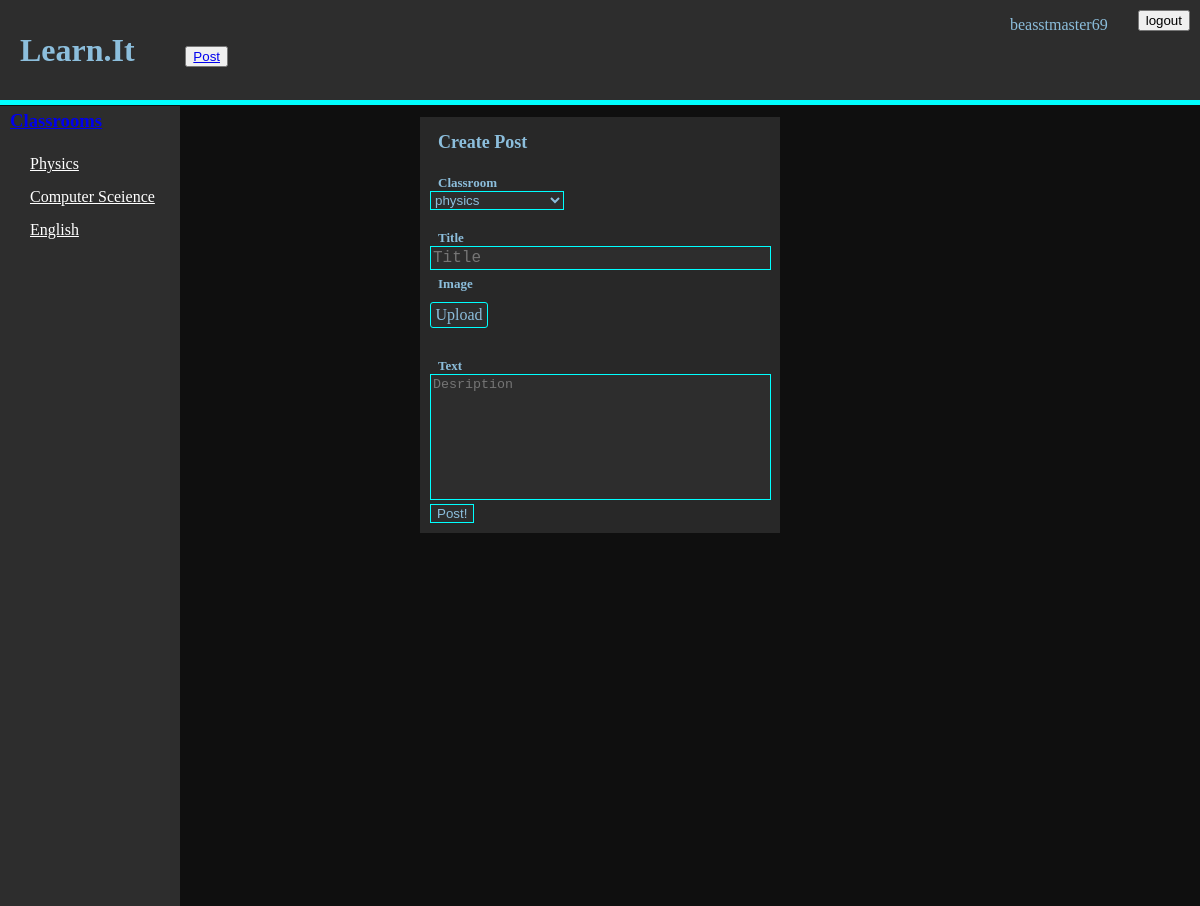
The app's page /Post (signed in), older data.
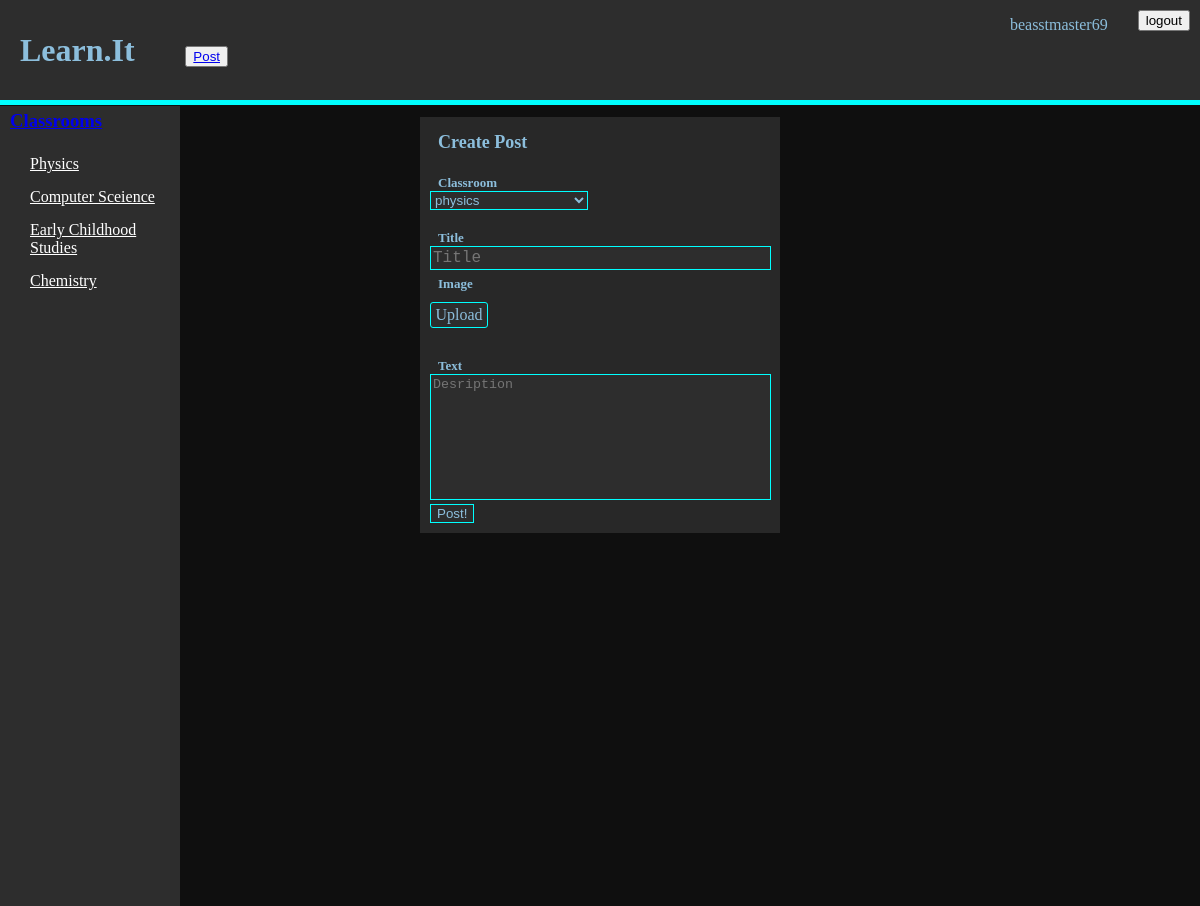
The same page, newer data.
### tables this page shows
CREATE TABLE User (id INTEGER PRIMARY KEY, name STRING, description TEXT, PorPic TEXT, password STRING);

CREATE TABLE User_Classroom (Uid INTEGER REFERENCES User (id), Cid INTEGER REFERENCES classroom (id), Admin BOOLEAN NOT NULL);

CREATE TABLE classroom (id INTEGER PRIMARY KEY, name STRING, description TEXT, ProPic TEXT);

### main.py (the view)
@app.route("/Post")
def Post():
    classes = do_query("""select classroom.name, Cid from User_Classroom
                        join classroom ON classroom.id = Cid WHERE Uid = ?;
                        """, (int(session["_User"]),), None)
    id = session["_User"]
    name = do_query("SELECT name from User where id = ?",
                    (session["_User"],), "fetch")
    return render_template("Post.html", title="Post", classrooms=classes,
                           uid=id, user_name=name)

### main.py (called while the page is built)
def do_query(query, data, fetch):
    conn = sqlite3.connect("learnit.db")
    cur = conn.cursor()
    cur.execute(query, data)
    if fetch is None:
        result = cur.fetchall()
    else:
        result = cur.fetchone()
    conn.close()
    return result

### templates/Post.html (shortened to what this page needs)
<!DOCTYPE html>
<html lang="en" dir="ltr">
  <head>
    <link class="jsbin" href="http://ajax.googleapis.com/ajax/libs/jqueryui/1/themes/base/jquery-ui.css" rel="stylesheet" type="text/css" />
  </head>
  <body>
    {%include 'header.html'%}
    {%include 'sidebar.html'%}
    <div class="post">
      <h1 class="post-title">Create Post</h1>
      <br>
      <h1 class="post-subtext">Classroom</h1><br>
      <form action="/SubmitPost" method="post" enctype="multipart/form-data">
        <select class="class-input" name="classroom" placeholder="Classroom">
          {%for i in classrooms%}
          <option value="{{i[1]}}">{{i[0]}}</option>
          {%endfor%}
        </select>
        <br><br>
        <h1 class="post-subtext">Title</h1><br>
        <textarea name="Title" rows="1" cols="40" maxlength="50" class="title-input" placeholder="Title"></textarea>
        <br> <h1 class="post-subtext">Image</h1><br>
        <div class="fileUpload btn btn-primary">
      <span>Upload</span>
      </div>
        <br>
        <h1 class="post-subtext">Text</h1><br>
        <textarea name="content" rows="8" cols="40" placeholder="Desription" class="text-input"></textarea>
        <input class="submit-input" type="submit" value="Post!">
      </form>
    </div>
  </body>
</html>

### templates/header.html (shortened to what this page needs)
<!DOCTYPE html>
<html lang="en" dir="ltr">
<link rel="stylesheet" href="../static/css/style.css">
  <head>
  </head>
  <body>
    <div class="header">
        <h1 class="title"><a href="/" class="Title-link">Learn.it</a>
          {%if uid !=0%}
<div class="post-button-div">
  <button type="button" name="Post" class="post-button"><a href="/Post" >Post</a></button>
</div>
{%endif%}
        </h1>
        <div class="login-box">
          {%if uid == 0%}
          <br>
          <form class="" action="/login" method="post">
            <input class="login-input" type="text" name="UserName" placeholder="User Name">
            <br><br>
            <input class="login-input" type="text" name="Password" placeholder="Password">
            <input type="submit" name="" value="login">
          </form>
          {%else%}
          <form class="logout" action="/logout" method="post">
            <input type="submit" name="" value="logout">
          </form>
              <p class="loggedin-name">{{user_name[0]}}</p>
          {%endif%}
        </div>
    </div>
  </body>
</html>

### templates/sidebar.html (shortened to what this page needs)
<!DOCTYPE html>
<html lang="en" dir="ltr">
<link rel="stylesheet" href="../static/css/style.css">
  <head>
  </head>
  <body>
    <div class="sidebar">
      <a href="/classes"><h3 class="sidebar-Title">Classrooms</h3></a>
      {%for i in classrooms%}
        <a href="/classroom/{{i[1]}}" class="sidebar-Text">{{i[0]}}</a>
      {%endfor%}
    </div>
  </body>
</html>

### static/css/style.css (style rules this page uses)
div.header { width: 100%; background-color: rgb(45,45,45); height: 100px; padding: 0; color: rgb(140,190,220); border-bottom: solid 5px cyan; margin-bottom: 1px; position: relative; }
body { margin: 0; background-color: rgb(15,15,15) }
.title { margin-top: 0px; width: 20vw; margin-left: 20px; text-transform: capitalize; line-height: 100px; text-decoration: none; color:rgb(140,190,220); margin-bottom: 0; float:left; }
.Title-link { text-decoration: none; heignt:100%; color:rgb(140,190,220); }
.sidebar { height: 100vh; width: 15vw; background-color: rgb(45,45,45); color:rgb(140,190,220); float: left; position: sticky; top: 0px; z-index: 1; }
h3.sidebar-Title { margin-top: 0px; margin-left: 10px; line-height: 30px; }
.sidebar-Text { margin-left: 30px; color: white; text-transform: capitalize; display: block; margin-bottom: 15px; }
div.post { margin-left: auto; margin-right: auto; width: 30vw; background-color: rgb(40,40,40); padding-bottom: 10px; }
.post-title { font-size: large; color: rgb(140,190,220); text-transform: capitalize; margin-left: 5%; margin-right: 5%; margin-bottom: 2px; padding-bottom: 0px; padding-top: 15px; }
.post-subtext { font-size: small; color: rgb(140,190,220); margin-left: 5%; margin-top: 0px; text-decoration: none; display: inline; text-transform: capitalize; }
.login-box { position: absolute; display: inline-block; height: 100%; width: 20%; right: 0; float: right; }
.loggedin-name { float: right; margin-right: 20px; }
.logout { float: right; display: block; margin: 10px }
.post-button-div { display: inline-block; }
.post-button { display: inline; margin-left: 100%; }
.title-input { background-color: rgb(45,45,45); color: rgb(140,190,220); font-size: large; margin-left: 10px; border: solid cyan 1px; resize: none; overflow: hidden; width: 93%; }
.text-input { background-color: rgb(45,45,45); color: rgb(140,190,220); margin-left: 10px; border: solid cyan 1px; resize: none; overflow: hidden; width: 93%; }
.class-input { background-color: rgb(45,45,45); border: solid cyan 1px; color: rgb(140,190,220); margin-left: 10px; }
.fileUpload { position: relative; overflow: hidden; margin: 10px; background-color: rgb(45,45,45); width:50px; text-align: center; padding: 3px; border-radius: 3px; margin-left: 10px; border: 1px solid cyan; color: rgb(140,190,220); }
.submit-input { margin-left: 10px; background-color: rgb(45,45,45); color: rgb(140,190,220); border: 1px solid cyan; }

Row changes from the older to the newer data that the page shows:
removed User_Classroom: name "English"
added User_Classroom: name "Early Childhood Studies"
added User_Classroom: name "Chemistry"
